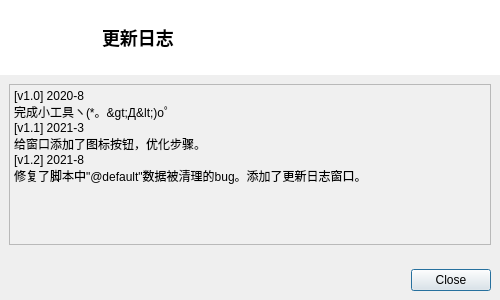
<?xml version="1.0" encoding="UTF-8"?>
<ui version="4.0">
 <class>W_UpdateLog</class>
 <widget class="QDialog" name="W_UpdateLog">
  <property name="geometry">
   <rect>
    <x>0</x>
    <y>0</y>
    <width>500</width>
    <height>300</height>
   </rect>
  </property>
  <property name="windowTitle">
   <string>更新日志</string>
  </property>
  <property name="styleSheet">
   <string notr="true">#widget_title{
	background-color: rgb(255, 255, 255);
}</string>
  </property>
  <layout class="QVBoxLayout" name="verticalLayout" stretch="0,1">
   <property name="spacing">
    <number>0</number>
   </property>
   <property name="leftMargin">
    <number>0</number>
   </property>
   <property name="topMargin">
    <number>0</number>
   </property>
   <property name="rightMargin">
    <number>0</number>
   </property>
   <property name="bottomMargin">
    <number>0</number>
   </property>
   <item>
    <widget class="QWidget" name="widget_title" native="true">
     <property name="sizePolicy">
      <sizepolicy hsizetype="Preferred" vsizetype="Minimum">
       <horstretch>0</horstretch>
       <verstretch>0</verstretch>
      </sizepolicy>
     </property>
     <layout class="QHBoxLayout" name="horizontalLayout_2">
      <property name="leftMargin">
       <number>12</number>
      </property>
      <property name="topMargin">
       <number>0</number>
      </property>
      <property name="rightMargin">
       <number>0</number>
      </property>
      <property name="bottomMargin">
       <number>0</number>
      </property>
      <item>
       <widget class="QWidget" name="widget" native="true">
        <property name="sizePolicy">
         <sizepolicy hsizetype="Fixed" vsizetype="Fixed">
          <horstretch>0</horstretch>
          <verstretch>0</verstretch>
         </sizepolicy>
        </property>
        <property name="minimumSize">
         <size>
          <width>75</width>
          <height>75</height>
         </size>
        </property>
        <property name="maximumSize">
         <size>
          <width>75</width>
          <height>75</height>
         </size>
        </property>
        <property name="styleSheet">
         <string notr="true">border-image: url(:/DrillLengthEditor/Resources/icons/global/drill_logo_200x200.png);</string>
        </property>
       </widget>
      </item>
      <item>
       <widget class="QLabel" name="label_title">
        <property name="styleSheet">
         <string notr="true">font-family:&quot;微软雅黑&quot;;
font-size:18px;
font-weight:bold;
padding:4px;</string>
        </property>
        <property name="text">
         <string>更新日志</string>
        </property>
       </widget>
      </item>
     </layout>
    </widget>
   </item>
   <item>
    <widget class="QWidget" name="widget_2" native="true">
     <layout class="QGridLayout" name="gridLayout" rowstretch="1,0,0">
      <property name="leftMargin">
       <number>0</number>
      </property>
      <property name="topMargin">
       <number>0</number>
      </property>
      <property name="rightMargin">
       <number>0</number>
      </property>
      <property name="bottomMargin">
       <number>0</number>
      </property>
      <item row="2" column="1">
       <layout class="QHBoxLayout" name="horizontalLayout" stretch="0,0">
        <property name="leftMargin">
         <number>9</number>
        </property>
        <property name="topMargin">
         <number>9</number>
        </property>
        <property name="rightMargin">
         <number>9</number>
        </property>
        <property name="bottomMargin">
         <number>9</number>
        </property>
        <item>
         <spacer name="horizontalSpacer">
          <property name="orientation">
           <enum>Qt::Horizontal</enum>
          </property>
          <property name="sizeHint" stdset="0">
           <size>
            <width>40</width>
            <height>20</height>
           </size>
          </property>
         </spacer>
        </item>
        <item>
         <widget class="QDialogButtonBox" name="buttonBox">
          <property name="standardButtons">
           <set>QDialogButtonBox::Close</set>
          </property>
         </widget>
        </item>
       </layout>
      </item>
      <item row="0" column="1">
       <widget class="QWidget" name="widget_3" native="true">
        <layout class="QVBoxLayout" name="verticalLayout_2">
         <item>
          <widget class="QPlainTextEdit" name="plainTextEdit">
           <property name="styleSheet">
            <string notr="true">background-color: rgb(240, 240, 240);</string>
           </property>
           <property name="readOnly">
            <bool>true</bool>
           </property>
           <property name="plainText">
            <string>[v1.0] 2020-8
完成小工具ヽ(*。&gt;Д&lt;)o゜
[v1.1] 2021-3
给窗口添加了图标按钮，优化步骤。
[v1.2] 2021-8
修复了脚本中&quot;@default&quot;数据被清理的bug。添加了更新日志窗口。</string>
           </property>
          </widget>
         </item>
        </layout>
       </widget>
      </item>
     </layout>
    </widget>
   </item>
  </layout>
 </widget>
 <resources>
  <include location="../../../drillLengthEditor.qrc"/>
 </resources>
 <connections>
  <connection>
   <sender>buttonBox</sender>
   <signal>rejected()</signal>
   <receiver>W_UpdateLog</receiver>
   <slot>reject()</slot>
   <hints>
    <hint type="sourcelabel">
     <x>324</x>
     <y>275</y>
    </hint>
    <hint type="destinationlabel">
     <x>351</x>
     <y>228</y>
    </hint>
   </hints>
  </connection>
 </connections>
</ui>
